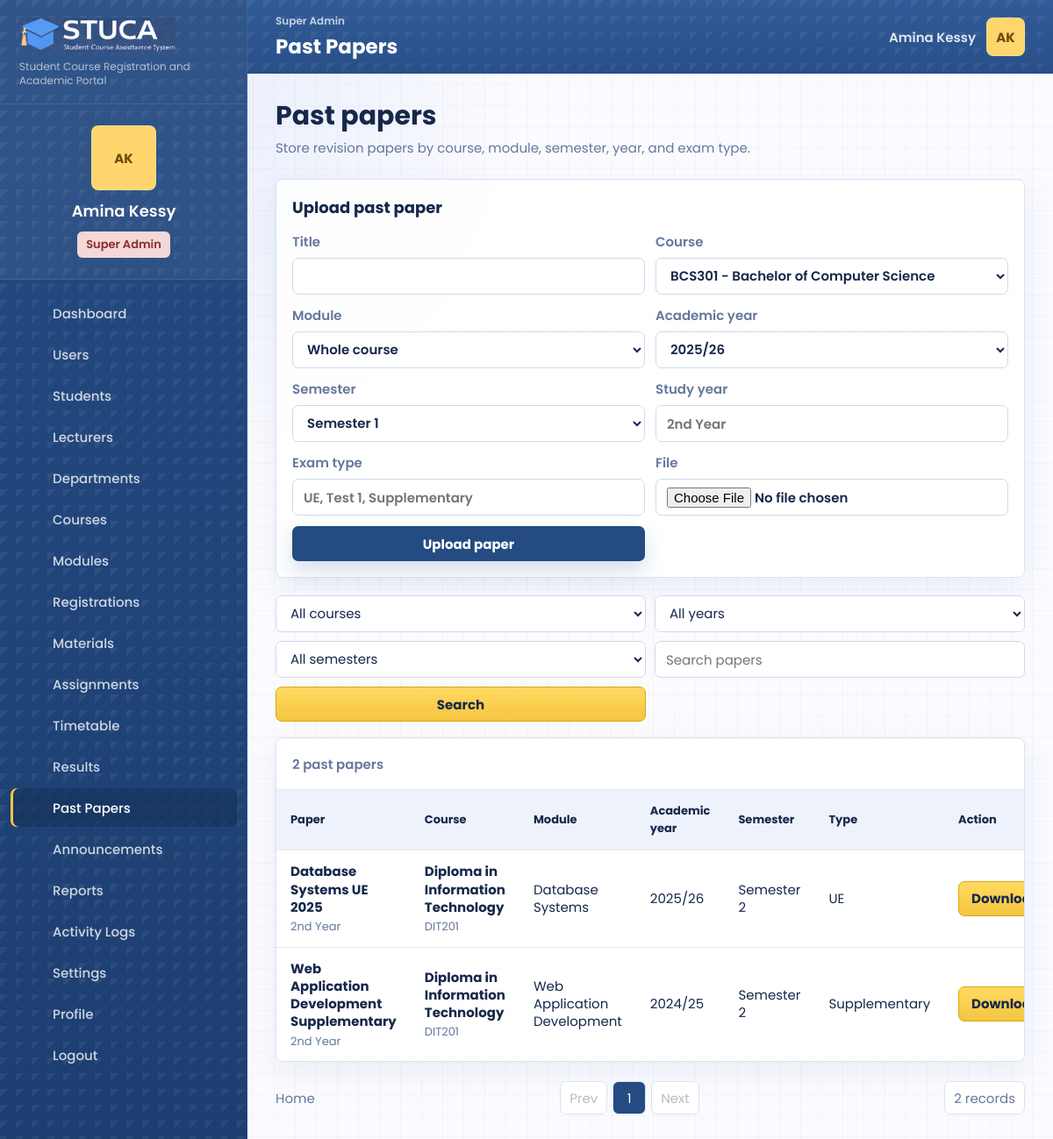
The page /past-papers.php (signed in) on the database its author committed.
### tables this page shows
CREATE TABLE users (
    id INT UNSIGNED AUTO_INCREMENT PRIMARY KEY,
    role_id INT UNSIGNED NOT NULL,
    department_id INT UNSIGNED NULL,
    name VARCHAR(140) NOT NULL,
    email VARCHAR(190) NOT NULL UNIQUE,
    password_hash VARCHAR(255) NOT NULL,
    status ENUM('active', 'suspended') NOT NULL DEFAULT 'active',
    student_number VARCHAR(60) NULL UNIQUE,
    staff_number VARCHAR(60) NULL UNIQUE,
    phone VARCHAR(40) NULL,
    program VARCHAR(160) NULL,
    class_group VARCHAR(80) NULL,
    created_at TIMESTAMP DEFAULT CURRENT_TIMESTAMP,
    updated_at TIMESTAMP DEFAULT CURRENT_TIMESTAMP ON UPDATE CURRENT_TIMESTAMP,
    INDEX idx_users_role (role_id),
    INDEX idx_users_department (department_id),
    INDEX idx_users_status (status),
    CONSTRAINT fk_users_role FOREIGN KEY (role_id) REFERENCES roles(id),
    CONSTRAINT fk_users_department FOREIGN KEY (department_id) REFERENCES departments(id) ON DELETE SET NULL
);

CREATE TABLE modules (
    id INT UNSIGNED AUTO_INCREMENT PRIMARY KEY,
    course_id INT UNSIGNED NOT NULL,
    semester_id INT UNSIGNED NULL,
    code VARCHAR(40) NOT NULL UNIQUE,
    title VARCHAR(190) NOT NULL,
    description TEXT NULL,
    credits TINYINT UNSIGNED NOT NULL DEFAULT 3,
    created_at TIMESTAMP DEFAULT CURRENT_TIMESTAMP,
    updated_at TIMESTAMP DEFAULT CURRENT_TIMESTAMP ON UPDATE CURRENT_TIMESTAMP,
    INDEX idx_modules_course (course_id),
    INDEX idx_modules_semester (semester_id),
    CONSTRAINT fk_modules_course FOREIGN KEY (course_id) REFERENCES courses(id) ON DELETE CASCADE,
    CONSTRAINT fk_modules_semester FOREIGN KEY (semester_id) REFERENCES semesters(id) ON DELETE SET NULL
);

CREATE TABLE past_papers (
    id INT UNSIGNED AUTO_INCREMENT PRIMARY KEY,
    course_id INT UNSIGNED NOT NULL,
    module_id INT UNSIGNED NULL,
    uploaded_by INT UNSIGNED NULL,
    academic_year_id INT UNSIGNED NOT NULL,
    semester_id INT UNSIGNED NULL,
    study_year VARCHAR(60) NOT NULL,
    exam_type VARCHAR(80) NOT NULL,
    title VARCHAR(190) NOT NULL,
    file_path VARCHAR(255) NOT NULL,
    file_name VARCHAR(190) NOT NULL,
    created_at TIMESTAMP DEFAULT CURRENT_TIMESTAMP,
    updated_at TIMESTAMP DEFAULT CURRENT_TIMESTAMP ON UPDATE CURRENT_TIMESTAMP,
    INDEX idx_papers_course (course_id),
    INDEX idx_papers_module (module_id),
    INDEX idx_papers_year (academic_year_id),
    CONSTRAINT fk_papers_course FOREIGN KEY (course_id) REFERENCES courses(id) ON DELETE CASCADE,
    CONSTRAINT fk_papers_module FOREIGN KEY (module_id) REFERENCES modules(id) ON DELETE SET NULL,
    CONSTRAINT fk_papers_uploader FOREIGN KEY (uploaded_by) REFERENCES users(id) ON DELETE SET NULL,
    CONSTRAINT fk_papers_year FOREIGN KEY (academic_year_id) REFERENCES academic_years(id) ON DELETE CASCADE,
    CONSTRAINT fk_papers_semester FOREIGN KEY (semester_id) REFERENCES semesters(id) ON DELETE SET NULL
);

CREATE TABLE courses (
    id INT UNSIGNED AUTO_INCREMENT PRIMARY KEY,
    department_id INT UNSIGNED NULL,
    code VARCHAR(40) NOT NULL UNIQUE,
    title VARCHAR(190) NOT NULL,
    description TEXT NULL,
    level VARCHAR(80) NULL,
    credits SMALLINT UNSIGNED NOT NULL DEFAULT 3,
    status ENUM('active', 'archived') NOT NULL DEFAULT 'active',
    created_at TIMESTAMP DEFAULT CURRENT_TIMESTAMP,
    updated_at TIMESTAMP DEFAULT CURRENT_TIMESTAMP ON UPDATE CURRENT_TIMESTAMP,
    INDEX idx_courses_department (department_id),
    INDEX idx_courses_status (status),
    CONSTRAINT fk_courses_department FOREIGN KEY (department_id) REFERENCES departments(id) ON DELETE SET NULL
);

CREATE TABLE academic_years (
    id INT UNSIGNED AUTO_INCREMENT PRIMARY KEY,
    name VARCHAR(30) NOT NULL UNIQUE,
    starts_on DATE NOT NULL,
    ends_on DATE NOT NULL,
    is_current BOOLEAN NOT NULL DEFAULT FALSE,
    created_at TIMESTAMP DEFAULT CURRENT_TIMESTAMP,
    updated_at TIMESTAMP DEFAULT CURRENT_TIMESTAMP ON UPDATE CURRENT_TIMESTAMP
);

CREATE TABLE semesters (
    id INT UNSIGNED AUTO_INCREMENT PRIMARY KEY,
    academic_year_id INT UNSIGNED NOT NULL,
    name VARCHAR(60) NOT NULL,
    starts_on DATE NOT NULL,
    ends_on DATE NOT NULL,
    is_current BOOLEAN NOT NULL DEFAULT FALSE,
    created_at TIMESTAMP DEFAULT CURRENT_TIMESTAMP,
    updated_at TIMESTAMP DEFAULT CURRENT_TIMESTAMP ON UPDATE CURRENT_TIMESTAMP,
    UNIQUE KEY unique_semester_year (academic_year_id, name),
    INDEX idx_semesters_current (is_current),
    CONSTRAINT fk_semesters_year FOREIGN KEY (academic_year_id) REFERENCES academic_years(id) ON DELETE CASCADE
);

### public/past-papers.php (the view, shortened to what the rows shown need)
<?php
require dirname(__DIR__) . '/app/bootstrap.php';
$repo = repository();
$user = current_user();
$modules = $repo->getModuleOptions();
$filters = [
    'academic_year' => request_value('academic_year'),
    'study_year' => request_value('study_year'),
    'semester' => request_value('semester'),
    'exam_type' => request_value('exam_type'),
    'course_id' => request_value('course_id'),
    'search' => request_value('search'),
];
$papers = $repo->getPastPapers($filters, $user);
$pagination = paginate($papers, (int) request_value('page', '1'), app_config('items_per_page'));
page_start('Past Papers', 'past-papers');
?>
<section class="page-title-row">
    <div>
        <h2>Past papers</h2>
    </div>
</section>
<?php if (can_upload_teaching_files($user['role'])): ?>
<section class="panel compact">
    <div class="panel-heading"><h2>Upload past paper</h2></div>
</section>
<?php endif; ?>
<section class="panel table-panel">
    <div class="table-actions"><span><?= e($pagination['total']) ?> past papers</span></div>
    <div class="responsive-table">
        <table>
            <thead><tr><th>Paper</th><th>Course</th><th>Module</th><th>Academic year</th><th>Semester</th><th>Type</th><th>Action</th></tr></thead>
            <tbody>
                <?php foreach ($pagination['items'] as $paper): ?>
                    <tr>
                        <td><strong><?= e($paper['title'] ?? $paper['exam_type']) ?></strong><span><?= e($paper['study_year']) ?></span></td>
                        <td><strong><?= e($paper['course_title']) ?></strong><span><?= e($paper['course_code']) ?></span></td>
                        <td><?= e($paper['module_name'] ?: 'Whole course') ?></td>
                        <td><?= e($paper['academic_year']) ?></td>
                        <td><?= e($paper['semester']) ?></td>
                        <td><?= e($paper['exam_type']) ?></td>
                        <td><a class="button yellow" href="<?= e($paper['file_path'] ?? '#') ?>" download>Download</a></td>
                    </tr>
                <?php endforeach; ?>
            </tbody>
        </table>
    </div>
</section>
<?php
pagination_controls($pagination);
page_end();

### app/includes/layout.php (shortened to what the rows shown need)
<?php
function page_start(string $title, string $active): void
{
    $user = current_user();
    if ($user && !empty($user['email'])) {
        $freshUser = repository()->findUserByEmail($user['email']);
        if ($freshUser) {
            unset($freshUser['password_hash']);
            $user = $freshUser;
        }
    }
    $displayName = $user['name'] ?? 'Guest';
    $role = role_label($user['role'] ?? null);
    ?>
    <!doctype html>
    <html lang="en">
    <head>
        <link rel="stylesheet" href="assets/css/styles.css?v=20260601-workflow">
    </head>
    <body class="page-<?= e($active) ?>">
        <aside class="sidebar" id="sidebar">
            <div class="profile-card">
                <div class="avatar-initials"><?= e(initials($displayName)) ?></div>
                <strong><?= e($displayName) ?></strong>
                <span class="role-pill <?= e(role_badge_class($user['role'] ?? null)) ?>"><?= e($role) ?></span>
            </div>
        </aside>
        <div class="app-shell">
            <header class="topbar">
                <div>
                    <h1><?= e($title) ?></h1>
                </div>
                <div class="topbar-user">
                    <span class="topbar-name"><?= e($displayName) ?></span>
                    <a class="avatar-initials tiny" href="profile.php" aria-label="Open profile"><?= e(initials($displayName)) ?></a>
                </div>
            </header>
            <main class="content" id="content">
    <?php
}
function page_end(): void
{
    ?>
            </main>
        </div>
    </body>
    </html>
    <?php
}
function pagination_controls(array $pagination): void
{
    $page = $pagination['page'];
    $pages = $pagination['pages'];
    ?>
    <div class="pagination">
        <a class="home-link" href="dashboard.php">Home</a>
        <div class="page-links">
            <a class="<?= $page <= 1 ? 'disabled' : '' ?>" href="?<?= e(build_query(['page' => max(1, $page - 1)])) ?>">Prev</a>
            <?php for ($i = 1; $i <= $pages; $i++): ?>
                <a class="<?= $page === $i ? 'current' : '' ?>" href="?<?= e(build_query(['page' => $i])) ?>"><?= e($i) ?></a>
            <?php endfor; ?>
            <a class="<?= $page >= $pages ? 'disabled' : '' ?>" href="?<?= e(build_query(['page' => min($pages, $page + 1)])) ?>">Next</a>
        </div>
        <span><?= e((string) $pagination['total']) ?> records</span>
    </div>
    <?php
}
    ?>

### rows shown on the page
users: name "AK", name "Amina Kessy"
modules: id "2"
past_papers: title "Database Systems UE 2025", study_year "2nd Year", course.title "Diploma in Information Technology", course.code "DIT201", module.title "Database Systems", academic_year.name "2025/26", semester.name "Semester 2", exam_type "UE"
past_papers: title "Web Application Development Supplementary", study_year "2nd Year", course.title "Diploma in Information Technology", course.code "DIT201", module.title "Web Application Development", academic_year.name "2024/25", semester.name "Semester 2", exam_type "Supplementary"

### other values the page prints
$config['app_subtitle'] "Student Course Registration and Academic Portal"
$role "Super Admin"
$item['label'] "Dashboard"
$item['label'] "Users"
$item['label'] "Students"
$item['label'] "Lecturers"
$item['label'] "Departments"
$item['label'] "Courses"
$item['label'] "Modules"
$item['label'] "Registrations"
$item['label'] "Materials"
$item['label'] "Assignments"
$item['label'] "Timetable"
$item['label'] "Results"
$item['label'] "Past Papers"
